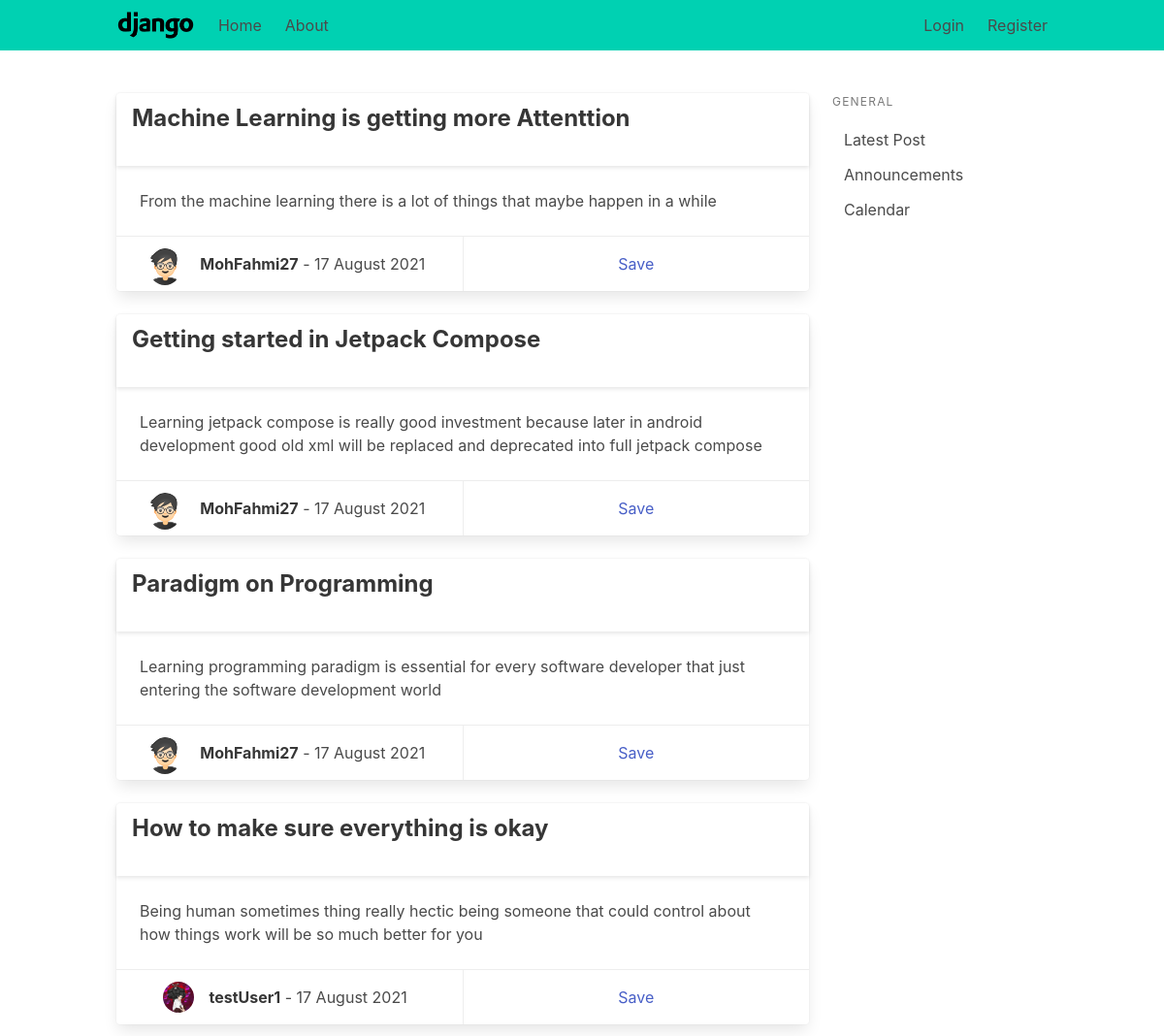
The page / on the database its author committed.
### main/models.py (models this page shows, shortened)
class Post(models.Model):
    title = models.CharField(max_length=100)
    content = models.TextField()
    date_posted = models.DateTimeField(default=timezone.now)
    author = models.ForeignKey(User, on_delete=models.CASCADE)

### users/models.py (models this page shows, shortened)
class Profile(models.Model):
    user = models.OneToOneField(User, on_delete=models.CASCADE)
    image = models.ImageField(default='default.png', upload_to='profile_pics')

### main/views.py (the view)
# urls.py: 2. Add a URL to urlpatterns:  path('', views.home, name='home')
def home(request) -> HttpResponse:
    return render(request, template_name='main/home.html', context={'posts': Post.objects.all()})

### main/templates/main/home.html (shortened to what this page needs)
{% extends "main/base.html" %}
{% block content %}
<div class="container">
    <div class="columns is-multiline">
        {% for post in posts %}
        <div class="column is-full">
            <div class="card">
                <header class="card-header">
                    <span class="card-header-title title is-4">
                        {{ post.title }}
                    </span>
                    <button class="card-header-icon" aria-label="more options">
                        <span class="icon">
                        </span>
                    </button>
                </header>
                <div class="card-content">
                    <div class="content">
                        {{ post.content }}
                    </div>
                </div>
                <footer class="card-footer">
                    <div class="card-footer-item">
                        <div class="columns is-vcentered is-mobile">
                            <div class="column is-2">
                                <figure class="image is-32x32">
                                    <img class="is-rounded" src="{{ post.author.profile.image.url }}" alt="Profile Image">
                                </figure>
                            </div>
                            <div class="column">
                                <strong>{{ post.author }}</strong> - {{ post.date_posted|date:"d F Y" }}
                            </div>
                        </div>
                    </div>
                    <a href="#" class="card-footer-item">Save</a>
                </footer>
            </div>
        </div>
        {% endfor %}
    </div>
</div>
{% endblock content %}

### main/templates/main/base.html (shortened to what this page needs)
{% load static %}
<!DOCTYPE html>
<html lang="en">
<head>
    <link rel="stylesheet" href="https://cdn.jsdelivr.net/npm/bulma@0.9.3/css/bulma.min.css">
</head>
<body>
    <nav class="navbar is-fixed-top is-primary" role="navigation" aria-label="main navigation">
        <div class="container">
            <div class="navbar-brand">
                <a href="{% url 'main-home' %}" class="navbar-item">
                    <figure class="image">
                        <img src="{% static 'images/django_logo.png' %}" alt="django Logo" />
                    </figure>
                </a>
            </div>
            <div id="navbar-menu" class="navbar-menu">
                <div class="navbar-start">
                    <a href="{% url 'main-home' %}" class="navbar-item"><span
                            class="subtitle is-6 is-family-sans-serif">Home</span></a>
                    <a href="{% url 'main-about' %}" class="navbar-item"><span
                            class="subtitle is-6 is-family-sans-serif">About</span></a>
                </div>
                <div class="navbar-end">
                    {% if user.is_authenticated %}
                        <a href="{% url 'user-profile' %}" class="navbar-item"><span
                            class="subtitle is-6 is-family-sans-serif">Profile</span></a>
                        <a href="{% url 'logout' %}" class="navbar-item"><span
                            class="subtitle is-6 is-family-sans-serif">Logout</span></a>
                    {% else %}
                        <a href="{% url 'login' %}" class="navbar-item"><span
                            class="subtitle is-6 is-family-sans-serif">Login</span></a>
                        <a href="{% url 'user-register' %}" class="navbar-item"><span
                            class="subtitle is-6 is-family-sans-serif">Register</span></a>
                    {% endif %}
                </div>
            </div>
        </div>
    </nav>
    <div class="section"></div>
    <div class="container">
        <div class="columns is-mobile">
            <div class="column is-9">
                {% block content %} {% endblock %}
            </div>
            <div class="column">
                <aside class="menu">
                    <p class="menu-label">
                        General
                    </p>
                    <ul class="menu-list">
                        <li><a>Latest Post</a></li>
                        <li><a>Announcements</a></li>
                        <li><a>Calendar</a></li>
                    </ul>
                </aside>
            </div>
        </div>
    </div>
</body>
</html>

### rows shown on the page
Post: title "Machine Learning is getting more Attenttion", content "From the machine learning there is a lot of things that maybe happen in a while", author.profile.image (picture), author "MohFahmi27", date_posted "17 August 2021"
Post: title "Getting started in Jetpack Compose", content "Learning jetpack compose is really good investment because later in android development good old xml will be replaced and deprecated into full jetpack compose", author.profile.image (picture), author "MohFahmi27", date_posted "17 August 2021"
Post: title "Paradigm on Programming", content "Learning programming paradigm is essential for every software developer that just entering the software development world", author.profile.image (picture), author "MohFahmi27", date_posted "17 August 2021"
Post: title "How to make sure everything is okay", content "Being human sometimes thing really hectic being someone that could control about how things work will be so much better for you", author.profile.image (picture), author "testUser1", date_posted "17 August 2021"
